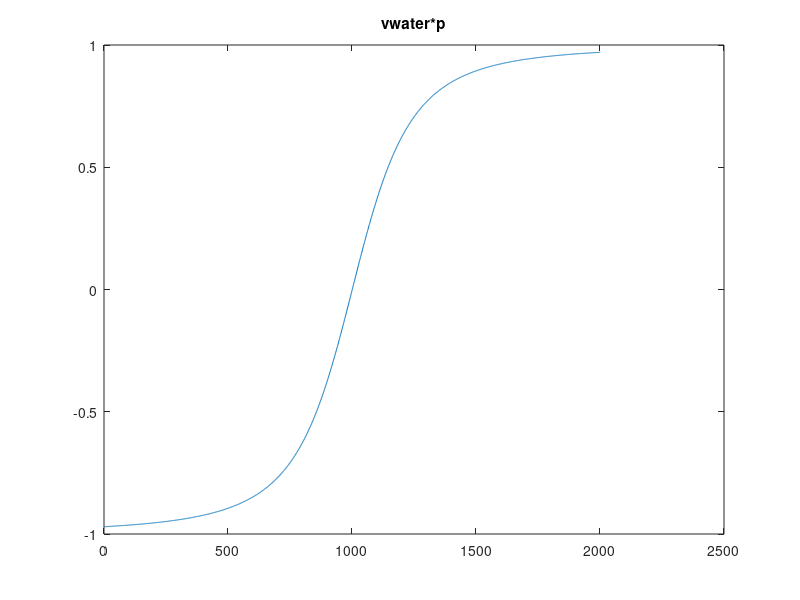

MATLAB code to generate this figure: (Note: this script raises an error after producing the figure.)
clear all
close all
clc



%% Control parameters
vwater=1500;
recover_eps=0.15;
p_control=1.0;
ctr_n=1.1;
iter_cg=1000;
res=5.0;



%% Input data parameters
nx=240;
nt=501;
ntau=nt;
np=2001;

dt=0.004;
dx=12.5;
dtau=dt;
dp=2.0/(vwater*(np+1));
fp=-1.0/vwater+dp;
fx=100;


nf=nt;
nkx=nx;
df=1.0/((nt)*dt);
dkx=2.0*pi/((nx)*dx);


t=(0:dt:(nt-1)*dt)';
f=(0:df:(nf-1)*df)';
kx=dkx*[0:floor(nkx/2) -floor(nkx/2):-1]';
x=(fx:dx:fx+(nx-1)*dx)';
tau=(0:dtau:(ntau-1)*dtau)';
p=(fp:dp:-fp)';
omega=2.0*pi*f;



%% Acquision parameters
% x0=-20;
% x_noff=100;
alpha=atan(0.3125/12.5);

% d=(x+x0)*tan(alpha);



%% Deghost parameters

% Calculate pprime
% pmin=p(1)
% pmax=p(np)
% pprimemin=pmin*vwater/sqrt(1-pmin*pmin*vwater*vwater)
% pprimemax=pmax*vwater/sqrt(1-pmax*pmax*vwater*vwater)

pprimemin=-4;
pprimemax=4;

% ptest=1/vwater
% pprimetest=ptest/sqrt(1-ptest*ptest*vwater*vwater)

npprime=np;
dpprime=(pprimemax-pprimemin)/(npprime-1);
pprime=(pprimemin:dpprime:pprimemax)';

for i_iter=1:np
  p(i_iter)=pprime(i_iter)/(vwater*sqrt(1+pprime(i_iter)*pprime(i_iter))); 
end


figure();
plot(1:np,vwater*p);
title('vwater*p');



%% input data
fid=fopen('slantcable_03125.bin','r');
input=fread(fid,[nt nx],'single');
fclose(fid);


input_fk=abs(fft2(input));


fid=fopen('input_fk.bin','wb');
fwrite(fid,input_fk,'single');
fclose(fid);


figure();
imagesc(input);
title('input');


figure();
imagesc(input_fk);
title('input_fk');



input_tausclp=tausclp_fwd(nf,f,nx,x,np,p,input);


input_tausclp_fk=abs(fft2(input_tausclp));



figure();
imagesc(input_tausclp);
title('input\_tausclp');


fid=fopen('input_tausclp_fk.bin','wb');
fwrite(fid,input_tausclp_fk,'single');
fclose(fid);


tic
input_tausclp_dg=taup_slant_dg(recover_eps,alpha,vwater,nt,dt,npprime,dpprime,input_tausclp);
toc


input_tausclp_dg_fk=abs(fft2(input_tausclp_dg));


figure();
imagesc(input_tausclp_dg);
title('input\_tausclp\_dg');


fid=fopen('input_tausclp_dg_fk.bin','wb');
fwrite(fid,input_tausclp_dg_fk,'single');
fclose(fid);


tic
input_inv=tausclp_bwd(iter_cg,nt,t,nf,f,nx,x,np,p,input_tausclp_dg);
toc


output=clean_non_physical_fk(ctr_n,vwater,nt,t,nf,f,omega,nx,x,np,p,nkx,kx,input_inv);


output_fk=abs(fft2(output));



%% View and write to file
fid=fopen('deghost.bin','wb');
fwrite(fid,output,'single');
fclose(fid);


fid=fopen('output_fk.bin','wb');
fwrite(fid,output_fk,'single');
fclose(fid);


figure();
imagesc(output);
title('output');


figure();
imagesc(output_fk);
title('output\_fk');



















